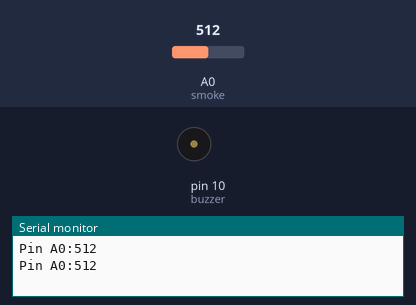
Bench run of a sketch on a simulated Arduino Uno, built with avr-gcc and run on an emulated ATmega328P. Shown: buzzer (waves = sounding), the last lines printed to the serial monitor. The test bench sets the inputs (shaded band); at power-on: A0 (smoke) = 512.

Above: at 1.8 s.
1.9 s: A0 (smoke) set to 301
5.4 s: A0 (smoke) set to 273
At 6.1 s:
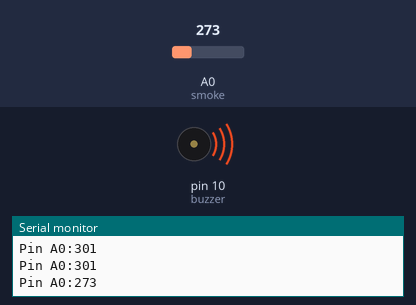
At 6.8 s:
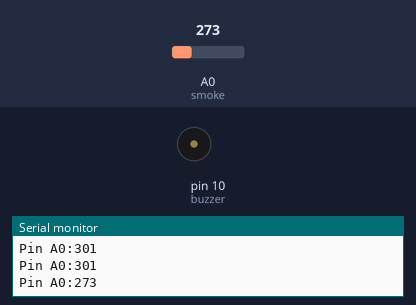
Timing chart, 0 to 8.4 s (numbered marks = the images above; inputs shaded):
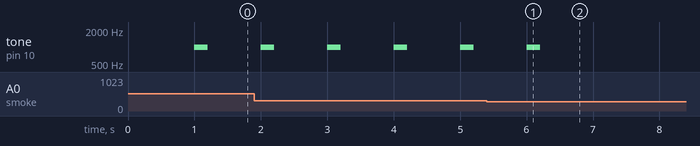

Measured:
- the behaviour switches between 291 and 290 on A0 (smoke) (found by bisection; images 0 and 1)
- after the input at 5.4 s, tone on pin 10 (buzzer): goes on until 6.2 s, then stays silent
- by itself, tone on pin 10 (buzzer): alternates 1000 Hz for 0.20 s and silent for 0.80 s

The sketch:

gassensorbuzzer.ino
```cpp
int buzzer =10;
int sensorThres=290;
int smoke =A0;

void setup() {
  // put your setup code here, to run once:
pinMode (buzzer,OUTPUT);
pinMode(smoke,INPUT);
Serial.begin(9600);
}

void loop() {
  // put your main code here, to run repeatedly:
int analogSensor = analogRead(smoke);
Serial.print("Pin A0:");
Serial.println(analogSensor);
delay(1000);
if (analogSensor > sensorThres)
 {
  digitalWrite(buzzer,HIGH);
  digitalWrite(buzzer,LOW);
  tone(buzzer,1000,200);
  }
 }
```
